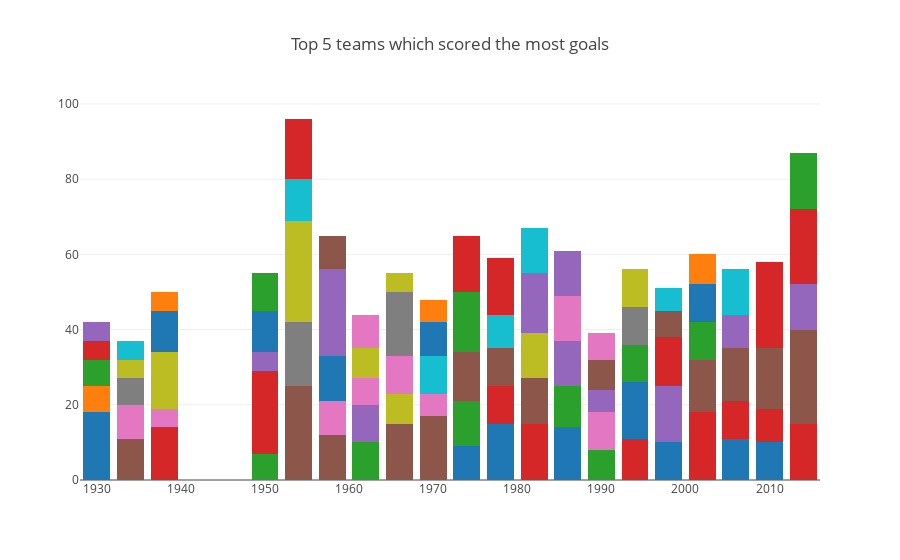

Here is the notebook cell this chart was saved with:
### Code cell
# x, y = country_cup_goal_df['year'].values, country_cup_goal_df['total_goal'].values

data= []

# each country will appewar at which year and got how many goals?
for country in top_country_cup_goal_df['country'].drop_duplicates().values :
    year = top_country_cup_goal_df[top_country_cup_goal_df['country'] == country]['year']
    goals = top_country_cup_goal_df[top_country_cup_goal_df['country'] == country]['total_goal']
    data.append(
        go.Bar(
            x=year,
            y=goals,
            name = country,
        )
    )

layout = go.Layout(
    barmode = "stack", 
    title = "Top 5 teams which scored the most goals",
    showlegend = False
)

fig = go.Figure(data=data, layout=layout)
py.iplot(fig, filename='pyplot-fifa')

### Figure 1 — Plotly figure (JSON) as saved in the notebook; plotly's stock layout.template omitted (floating-point values rounded to 4 significant figures)
{"data": [{"name": "Argentina", "x": [1930, 1974, 1978, 1986, 1998, 2006, 2010], "y": [18, 9, 15, 14, 10, 11, 10], "type": "bar", "uid": "1b87bfa0-acbb-11e8-9d2e-0242ac130007"}, {"name": "USA", "x": [1930], "y": [7], "type": "bar", "uid": "1b87c4e6-acbb-11e8-9d2e-0242ac130007"}, {"name": "Yugoslavia", "x": [1930, 1950, 1962, 1974, 1990], "y": [7, 7, 10, 12, 8], "type": "bar", "uid": "1b87c608-acbb-11e8-9d2e-0242ac130007"}, {"name": "Brazil", "x": [1930, 1938, 1950, 1978, 1982, 1994, 2002, 2006, 2010, 2014], "y": [5, 14, 22, 10, 15, 11, 18, 10, 9, 15], "type": "bar", "uid": "1b87c70c-acbb-11e8-9d2e-0242ac130007"}, {"name": "Chile", "x": [1930, 1950, 1962], "y": [5, 5, 10], "type": "bar", "uid": "1b87c806-acbb-11e8-9d2e-0242ac130007"}, {"name": "Germany", "x": [1934, 1954, 1958, 1966, 1970, 1974, 1978, 1982, 2002, 2006, 2010, 2014], "y": [11, 25, 12, 15, 17, 13, 10, 12, 14, 14, 16, 25], "type": "bar", "uid": "1b87c91e-acbb-11e8-9d2e-0242ac130007"}, {"name": "Czechoslovakia", "x": [1934, 1938, 1958, 1962, 1990], "y": [9, 5, 9, 7, 10], "type": "bar", "uid": "1b87ca04-acbb-11e8-9d2e-0242ac130007"}, {"name": "Austria", "x": [1934, 1954], "y": [7, 17], "type": "bar", "uid": "1b87caf4-acbb-11e8-9d2e-0242ac130007"}, {"name": "Hungary", "x": [1934, 1938, 1954, 1962, 1966, 1982], "y": [5, 15, 27, 8, 8, 12], "type": "bar", "uid": "1b87cbe4-acbb-11e8-9d2e-0242ac130007"}, {"name": "Switzerland", "x": [1934, 1954], "y": [5, 11], "type": "bar", "uid": "1b87ccca-acbb-11e8-9d2e-0242ac130007"}, {"name": "Sweden", "x": [1938, 1950, 1958, 1994], "y": [11, 11, 12, 15], "type": "bar", "uid": "1b87cdc4-acbb-11e8-9d2e-0242ac130007"}, {"name": "Cuba", "x": [1938], "y": [5], "type": "bar", "uid": "1b87cebe-acbb-11e8-9d2e-0242ac130007"}, {"name": "Spain", "x": [1950, 1986, 1994, 2002], "y": [10, 11, 10, 10], "type": "bar", "uid": "1b87cfae-acbb-11e8-9d2e-0242ac130007"}, {"name": "Uruguay", "x": [1954, 2010], "y": [16, 11], "type": "bar", "uid": "1b87d08a-acbb-11e8-9d2e-0242ac130007"}, {"name": "France", "x": [1958, 1982, 1986, 1998, 2006, 2014], "y": [23, 16, 12, 15, 9, 12], "type": "bar", "uid": "1b87d170-acbb-11e8-9d2e-0242ac130007"}, {"name": "Paraguay", "x": [1958], "y": [9], "type": "bar", "uid": "1b87d260-acbb-11e8-9d2e-0242ac130007"}, {"name": "Soviet Union", "x": [1962, 1966, 1970, 1986], "y": [9, 10, 6, 12], "type": "bar", "uid": "1b87d346-acbb-11e8-9d2e-0242ac130007"}, {"name": "Portugal", "x": [1966], "y": [17], "type": "bar", "uid": "1b87d42c-acbb-11e8-9d2e-0242ac130007"}, {"name": "Korea DPR", "x": [1966], "y": [5], "type": "bar", "uid": "1b87d512-acbb-11e8-9d2e-0242ac130007"}, {"name": "Italy", "x": [1970, 1978, 1982, 2006], "y": [10, 9, 12, 12], "type": "bar", "uid": "1b87d5ee-acbb-11e8-9d2e-0242ac130007"}, {"name": "Peru", "x": [1970], "y": [9], "type": "bar", "uid": "1b87d6d4-acbb-11e8-9d2e-0242ac130007"}, {"name": "Mexico", "x": [1970], "y": [6], "type": "bar", "uid": "1b87d832-acbb-11e8-9d2e-0242ac130007"}, {"name": "Poland", "x": [1974], "y": [16], "type": "bar", "uid": "1b87d918-acbb-11e8-9d2e-0242ac130007"}, {"name": "Netherlands", "x": [1974, 1978, 1998, 2010, 2014], "y": [15, 15, 13, 12, 20], "type": "bar", "uid": "1b87d9fe-acbb-11e8-9d2e-0242ac130007"}, {"name": "Belgium", "x": [1986, 1990], "y": [12, 6], "type": "bar", "uid": "1b87dada-acbb-11e8-9d2e-0242ac130007"}, {"name": "England", "x": [1990, 1998], "y": [8, 7], "type": "bar", "uid": "1b87dbc0-acbb-11e8-9d2e-0242ac130007"}, {"name": "Cameroon", "x": [1990], "y": [7], "type": "bar", "uid": "1b87dca6-acbb-11e8-9d2e-0242ac130007"}, {"name": "Bulgaria", "x": [1994], "y": [10], "type": "bar", "uid": "1b87dd82-acbb-11e8-9d2e-0242ac130007"}, {"name": "Romania", "x": [1994], "y": [10], "type": "bar", "uid": "1b87de54-acbb-11e8-9d2e-0242ac130007"}, {"name": "Nigeria", "x": [1998], "y": [6], "type": "bar", "uid": "1b87df30-acbb-11e8-9d2e-0242ac130007"}, {"name": "Turkey", "x": [2002], "y": [10], "type": "bar", "uid": "1b87e002-acbb-11e8-9d2e-0242ac130007"}, {"name": "Korea Republic", "x": [2002], "y": [8], "type": "bar", "uid": "1b87e0de-acbb-11e8-9d2e-0242ac130007"}, {"name": "Colombia", "x": [2014], "y": [15], "type": "bar", "uid": "1b87e1ec-acbb-11e8-9d2e-0242ac130007"}], "layout": {"barmode": "stack", "showlegend": false, "title": "Top 5 teams which scored the most goals"}}
